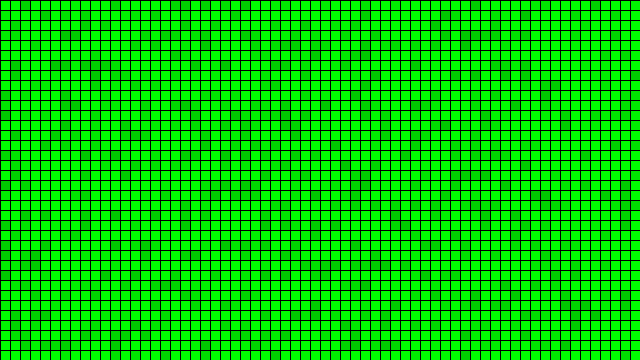
Frame 1 (no input)
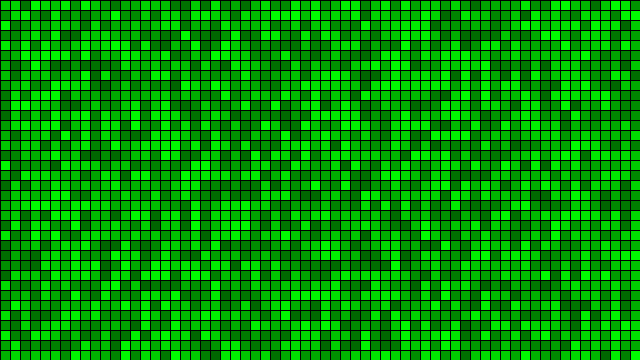
Frame 60 (the mouse pressed at the canvas centre just before this capture)
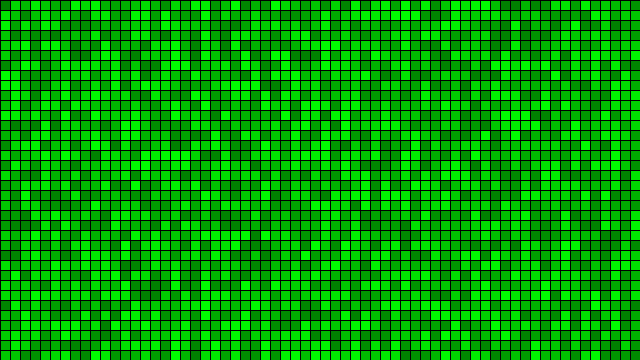
Frame 120 (the mouse held since frame 60 and released just before this capture)

The Processing sketch that drew these frames (run headless with seeded random() and noise(); from frame 60 on, the mouse is pressed at the canvas centre):

// Processing sketch: processing_95330
// ── processing_95330.pde

/*
Tutorial de Processing
 By Joan Soler-Adillon
 www.joan.cat
 @jsoleradillon
 
 Adaptat a partir d'un exemple d'Eloi Roma
 */

// Size of cells
int cellSize = 10;

//array of cells
int[][] greenColors;
//limit of greeb below
int minimGreen = 100;

void setup() {
  size (640, 360);
  greenColors = new int[width/cellSize][height/cellSize];
  //initialization of cells
  for (int x=0; x<width/cellSize; x++) {
    for (int y=0; y<height/cellSize; y++) {
      int green = int(random (minimGreen, 255));
      greenColors[x][y] = green;
    }
  }
}


void draw() {
  //Draw grid
  for (int x=0; x<width/cellSize; x++) {
    for (int y=0; y<height/cellSize; y++) {
      fill(0, greenColors[x][y]+minimGreen, 0);
      rect (x*cellSize, y*cellSize, cellSize, cellSize);
    }
  }

  //iterate
  for (int x=0; x<width/cellSize; x++) {
    for (int y=0; y<height/cellSize; y++) {
      greenColors[x][y] = (greenColors[x][y] + 1 ) %(255-minimGreen);
    }
  }
}

void mousePressed() {
   minimGreen = int(map(mouseX,0,width,0,255));
  //re-initialization of cells
  for (int x=0; x<width/cellSize; x++) {
    for (int y=0; y<height/cellSize; y++) {
      int green = int(random (minimGreen, 255));
      greenColors[x][y] = green;
    }
  }
}
